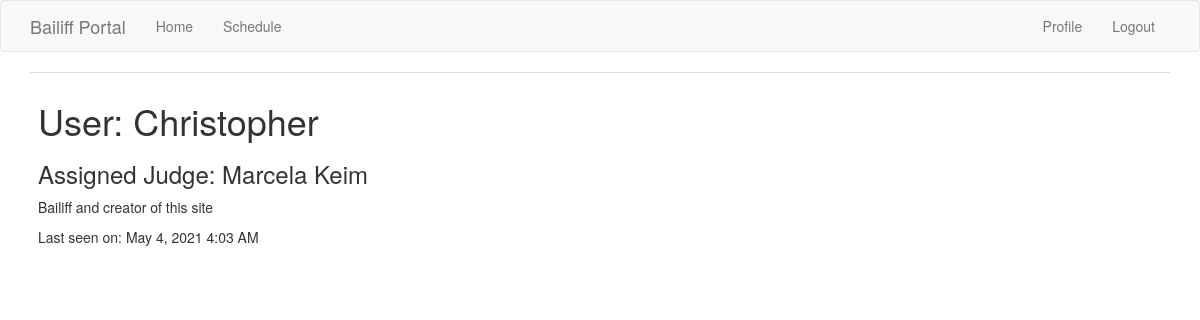
/user/christopher.mccoy (signed in), run on the app's committed database.
### app/models.py (models this page shows, shortened)
class User(UserMixin, db.Model):
  id = db.Column(db.Integer, primary_key=True)
  username = db.Column(db.String(64), index=True, unique=True)
  displayname = db.Column(db.String(64), unique=True)
  password_hash = db.Column(db.String(128))
  about_me = db.Column(db.String(500))
  last_seen = db.Column(db.DateTime, default=datetime.datetime.utcnow)
  permissions = db.Column(db.Integer) # 0=user, 1=Manager, 2=Admin
  judge = db.Column(db.String(64))

### app/main/routes.py (the view)
@bp.route('/user/<username>') # <username> is a dynamic component
@login_required
def user(username):
  user = User.query.filter_by(username=username).first_or_404()
  return render_template('user.html', user=user,
                        title="{}'s User Page".format(
                                  current_user.displayname))

### app/main/routes.py (called while the page is built)
@bp.before_request # decorator from Flask registers the function to be executed before the view function
def before_request():
  if current_user.is_authenticated:
    current_user.last_seen = datetime.utcnow()
    db.session.commit()

### app/models.py (called while the page is built)
@login.user_loader
def load_user(id):
  return User.query.get(int(id))

### app/templates/user.html (shortened to what this page needs)
{% extends "base.html" %}
{% block app_content %}
  <table class="table table-hover">
    <tr>
      <td>
        <h1>User: {{ user.displayname }}</h1>
        <h3>Assigned Judge: {{ user.judge }}</h2>
        {% if user.about_me %}<p>{{ user.about_me }}</p>{% endif %}
        <p>Last seen on: {{ moment(user.last_seen).format('LLL') }}</p>
      </td>
    </tr>
  </table>
{% endblock %}

### data on the page
User: displayname "Christopher", judge "Marcela Keim", about_me "Bailiff and creator of this site", last_seen "May 4, 2021 4:03 AM"
